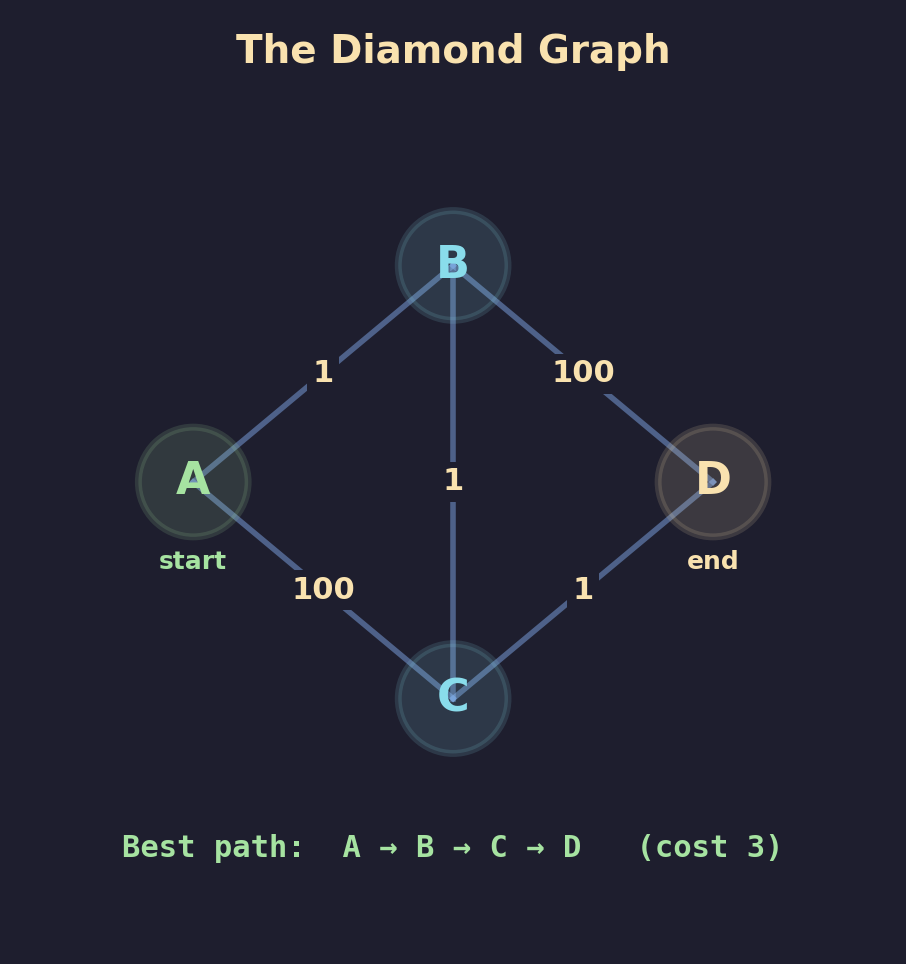

Write the Python code that produced this figure.
"""
Lecture 6 Visual: The Diamond Graph

Simple reference diagram of the diamond graph used throughout Lecture 6.
A↔B (1), A↔C (100), B↔C (1), B↔D (100), C↔D (1).  Start: A, End: D.
"""

import os
import math
import matplotlib.pyplot as plt
import matplotlib.patches as patches

# ── Style ────────────────────────────────────────────────
BG      = "#1e1e2e"
TEXT    = "#cdd6f4"
SUBTLE  = "#6c7086"
MEDIUM  = "#a6adc8"
C_POS   = "#a6e3a1"
C_BOUND = "#f9e2af"
C_I     = "#89b4fa"
C_NODE  = "#89dceb"

plt.rcParams.update({
    "figure.facecolor": BG, "axes.facecolor": BG,
    "text.color": TEXT, "font.family": "sans-serif", "font.size": 11,
})

# ═════════════════════════════════════════════════════════
fig, ax = plt.subplots(figsize=(6, 6))
ax.axis("off")
ax.set_xlim(-3, 3); ax.set_ylim(-3.2, 3.2)
ax.set_aspect("equal")

ax.text(0, 2.9, "The Diamond Graph", fontsize=14, ha="center",
        fontweight="bold", color=C_BOUND)

# Node positions — diamond shape
#       B
#      / \
#     A   D
#      \ /
#       C
positions = {"A": (-1.8, 0), "B": (0, 1.5), "C": (0, -1.5), "D": (1.8, 0)}
colors    = {"A": C_POS, "B": C_NODE, "C": C_NODE, "D": C_BOUND}

# Draw nodes
for lbl, (x, y) in positions.items():
    circle = plt.Circle((x, y), 0.38, facecolor=colors[lbl], alpha=0.14,
                         edgecolor=colors[lbl], linewidth=2.5, zorder=5)
    ax.add_patch(circle)
    ax.text(x, y, lbl, ha="center", va="center", fontsize=16,
            fontweight="bold", color=colors[lbl], zorder=6)

# START / END labels
ax.text(-1.8, -0.6, "start", fontsize=9, ha="center", color=C_POS,
        fontweight="bold")
ax.text(1.8, -0.6, "end", fontsize=9, ha="center", color=C_BOUND,
        fontweight="bold")

# Edges with costs
edges = [
    ("A", "B", "1"),
    ("A", "C", "100"),
    ("B", "C", "1"),
    ("B", "D", "100"),
    ("C", "D", "1"),
]

for src, dst, cost in edges:
    x1, y1 = positions[src]
    x2, y2 = positions[dst]
    # Draw a simple line (bidirectional implied)
    ax.plot([x1, x2], [y1, y2], color=C_I, lw=2.0, alpha=0.45, zorder=2)
    # Cost label at midpoint
    mx, my = (x1 + x2) / 2, (y1 + y2) / 2
    ax.text(mx, my, cost, fontsize=11, ha="center", va="center",
            color=C_BOUND, fontweight="bold",
            bbox=dict(facecolor=BG, edgecolor="none", pad=2))

# Best path note
ax.text(0, -2.6, "Best path:  A → B → C → D   (cost 3)",
        fontsize=11, ha="center", fontfamily="monospace",
        color=C_POS, fontweight="bold")

# ── Save ─────────────────────────────────────────────────
out = ("/Users/dominiclarner/Documents/GitHub/Stanford-CS221-Self-Study-2026"
       "/Lecture 6/diamond_graph.png")
plt.savefig(out, dpi=200, bbox_inches="tight", facecolor=fig.get_facecolor())
plt.close()
print(f"Saved -> {out}")
